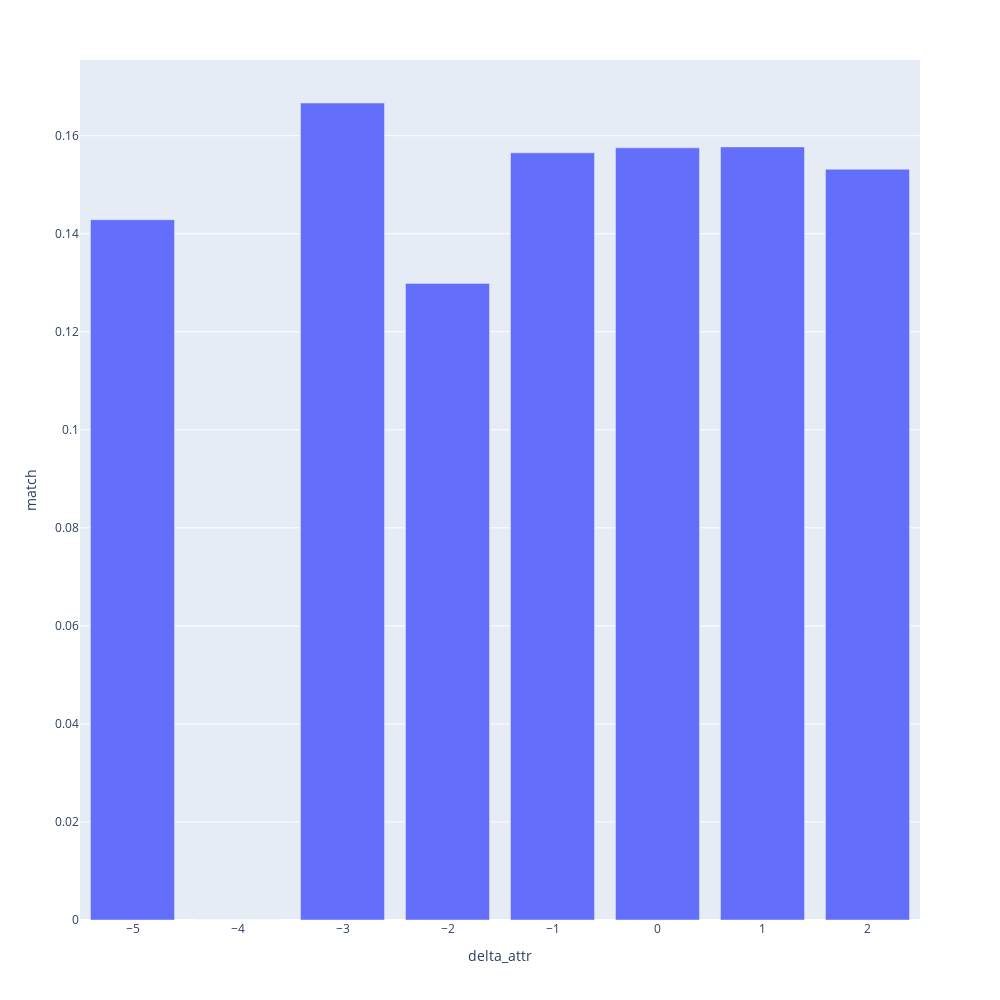

Notebook cell for this chart:
### Code cell
delta_attr_group = dataset.groupby('delta_attr')['match'].mean()
fig = px.bar(delta_attr_group , x = delta_attr_group.index , y = 'match' , width=1000, height=1000 )

fig.show()

### Figure 1 — Plotly figure (JSON) as saved in the notebook; plotly's stock layout.template omitted (floating-point values rounded to 4 significant figures)
{"data": [{"alignmentgroup": "True", "hovertemplate": "delta_attr=%{x}<br>match=%{y}<extra></extra>", "legendgroup": "", "marker": {"color": "#636efa", "pattern": {"shape": ""}}, "name": "", "offsetgroup": "", "orientation": "v", "showlegend": false, "textposition": "auto", "type": "bar", "x": [-5, -4, -3, -2, -1, 0, 1, 2], "xaxis": "x", "y": [0.1429, 0, 0.1667, 0.1299, 0.1565, 0.1575, 0.1577, 0.1532], "yaxis": "y"}], "layout": {"barmode": "relative", "height": 1000, "legend": {"tracegroupgap": 0}, "margin": {"t": 60}, "width": 1000, "xaxis": {"anchor": "y", "autorange": true, "domain": [0, 1], "range": [-5.5, 2.5], "title": {"text": "delta_attr"}, "type": "linear"}, "yaxis": {"anchor": "x", "autorange": true, "domain": [0, 1], "range": [0, 0.1754], "title": {"text": "match"}, "type": "linear"}}}
